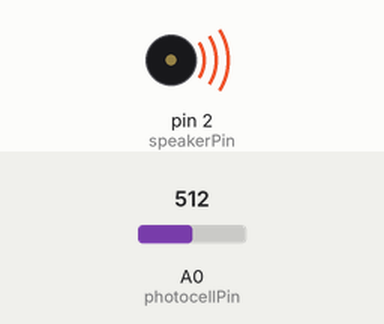
Simulated run of this sketch. Board: Arduino Uno, built with avr-gcc and run on an emulated ATmega328P. On the bench: buzzer (waves = sounding). The test bench sets the inputs (shaded band); at power-on: A0 (photocellPin) = 512. What the sketch prints to the serial monitor is not drawn.

Above: at 0.1 s.
Timing chart, 0 to 1.6 s (numbered marks = the images above):
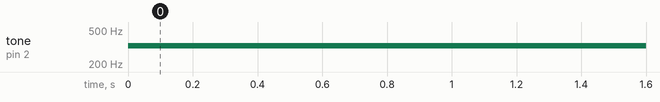

Measured:
- by itself, tone on pin 2 (speakerPin): silent → 328 Hz at 0.00 s

The sketch:

pseudoTheremin.ino
```cpp
/*
Adafruit Arduino - Lesson 10. Pseudo Thermin
*/

int speakerPin = 2;
int photocellPin = 0;

void setup()
{
  Serial.begin(9600);
}

void loop()
{
  // Get potentiometer input
int sensorValue = analogRead(A0); // 0 – 1023

//Print the sensor value to the serial monitor
Serial.println(sensorValue);

  int reading = analogRead(photocellPin);
  int pitch = 200 + reading / 4;
  tone(speakerPin, pitch);
}
```
